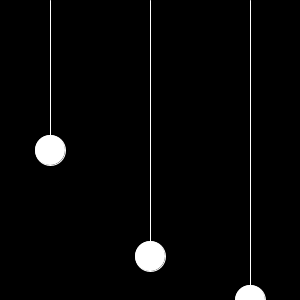
Frame 1 (no input)
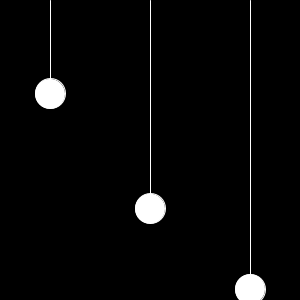
Frame 60 (the mouse pressed at the canvas centre just before this capture)
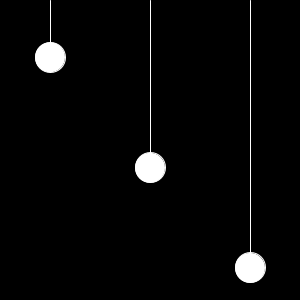
Frame 120 (the mouse held since frame 60 and released just before this capture)

The Processing sketch that drew these frames (run headless with seeded random() and noise(); from frame 60 on, the mouse is pressed at the canvas centre):

// Processing sketch: ex04_06
// ── ex04_06.pde
// 원 세 개의 상하 진동

float theta = 0.0;

void setup() {
  size(300, 300);
}

void draw() {
  background(0);
  float y1 = height/2 + height/2 * sin(theta);
  float y2 = height/2 + height/2 * sin(theta + PI/4);
  float y3 = height/2 + height/2 * sin(theta + PI/2);
  stroke(255);
  line(50, 0, 50, y1);
  line(150, 0, 150, y2);
  line(250, 0, 250, y3);
  ellipse(50, y1, 30, 30);
  ellipse(150, y2, 30, 30);
  ellipse(250, y3, 30, 30);
  theta += 0.1;
}
